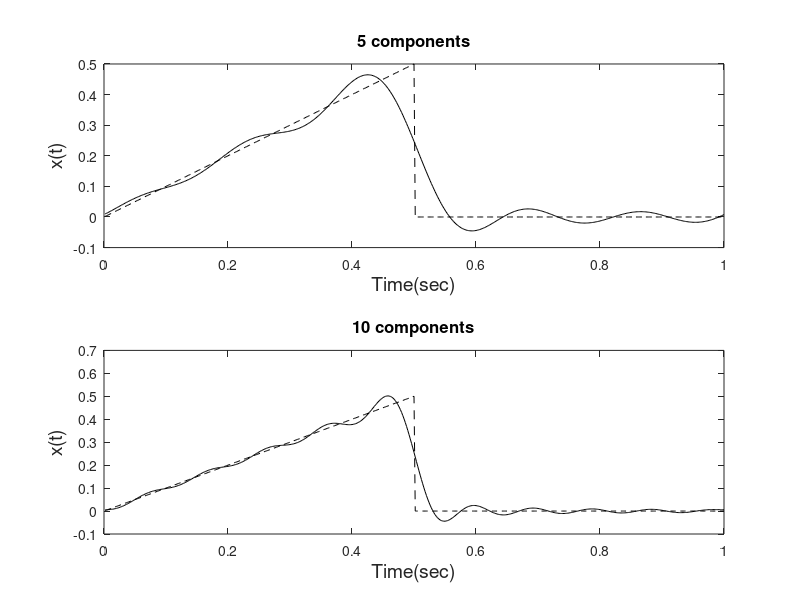

This figure's MATLAB source:
% Example 3.2 Perform a discrete Fourier series analysis on
%  the triangular waveform defined by the equation given
%
clear all; close all;
fs = 500;           % Sampling frequency
Tt = 1;             % Total time
N = Tt*fs;          % Determine N
f1 = 1/Tt;          % Fundamental frequency
t = (1:N)/fs;       % Time vector
% Construct waveform
x = zeros(1,N);     % Constuct waveform
x(1:N/2) = t(1:N/2);
% Fourier decomposition
a0 = 2*mean(x);     % Calculate a(0)
for m = 1:10
    f(m) = m*f1;        % Sinusoidal frequencies
    a = (2/N)*sum(x.*cos(2*pi*f(m)*t));     % Cosine coeff., Eq. 3.3
    b = (2/N)*sum(x.*sin(2*pi*f(m)*t));     % Sine coeff., Eq. 3.4
    X_mag(m) = sqrt(a^2 + b^2);        % Magnitude spectrum Eq. 3.6
    X_phase(m) = -atan2(b,a);           % Phase spectrum, Eq. 3.7
end
% Reconstructions
x1 = zeros(1,N);        
for m = 1:5
    f(m) = m*f1;        % Sinusoidal frequencies
    x1 = x1 + X_mag(m)*cos(2*pi*f(m)*t + X_phase(m)); % Eq. 3.15
end
x1 = x1 + a0/2;         % Add in DC term
subplot(2,1,1);
plot(t,x1,'k'); hold on;
plot(t,x,'--k');     % Plot reconstructed and original waveform
xlabel('Time(sec)','FontSize',14);
ylabel('x(t)','FontSize',14);
title('5 components','FontSize',12);
%
x2 = zeros(1,N); 
for m = 1:10
    f(m) = m*f1;        % Sinusoidal frequencies
    x2 = x2 + X_mag(m)*cos(2*pi*f(m)*t + X_phase(m));
end
x2 = x2 + a0/2;         % Add in DC term
subplot(2,1,2);
plot(t,x2,'k'); hold on
plot(t,x,'--k');     % Plot reconstructed and original waveform
xlabel('Time(sec)','FontSize',14);
ylabel('x(t)','FontSize',14);
title('10 components','FontSize',12);


